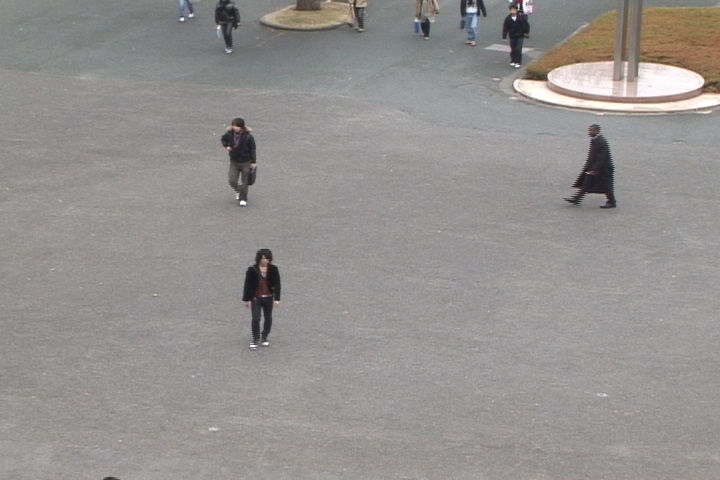
#> input picture data/task_pedestrian_detection/data/1.jpg, 720 x 480 px
$ python detector_by_hog_and_svm.py ../data/1.jpg
#> lines starting #> are read from the running program, lines starting #| are printed output that depends on the picture; after the words box and inside, x2 and y2 are one past the last pixel; in counts of white or black regions, pixels touching at a corner belong together
import cv2, os, sys

argv = sys.argv
argc = len(argv)

print('%s detect pedestrians' % argv[0])
print('[usgae] python %s <input image>' % argv[0])

if argc < 2:
    quit()

# HOG検出器の初期化（人間検出用の学習済みモデルをロード）
hog = cv2.HOGDescriptor()
hog.setSVMDetector(cv2.HOGDescriptor_getDefaultPeopleDetector())

# 画像の読み込み
image = cv2.imread(argv[1])
#> image is the input picture: shape (480, 720, 3); mean B, G, R 143.8, 145.8, 148.3

# 物体検出の実行
boxes, weights = hog.detectMultiScale(image, winStride=(8, 8), padding=(8, 8), scale=1.05)
#> boxes = [[206, 93, 69, 138], [226, 225, 73, 146]]; weights = [2.01, 2.97]

# 検出結果の描画
for (x, y, w, h) in boxes:
    cv2.rectangle(image, (x, y), (x + w, y + h), (0, 255, 0), 2)
#> this loop made 2 passes
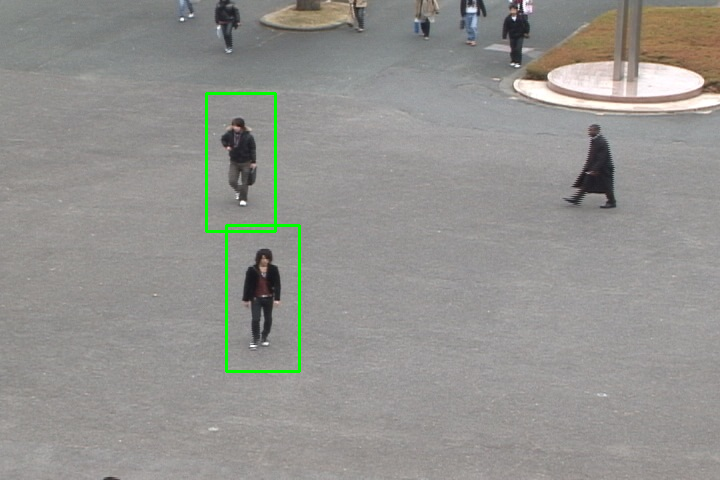
#> image: shape (480, 720, 3); 0.73% of pixels changed, all inside (x1, y1, x2, y2) = (205, 92, 301, 373)

cv2.imshow('result', image)

print('Hit s-key to save result and terminate')
print('Hit any other key to quit')

key = cv2.waitKey(0)
#> (key Esc is pressed here)
cv2.destroyAllWindows()

if key == ord('s') or key == ord('S'):

    # 画像保存
    base = os.path.basename(argv[1])
    filename = os.path.splitext(base)[0]
    dst_path = '%s_hog_svm.png' % filename
    cv2.imwrite(dst_path, image)
    print('save %s' % dst_path)
